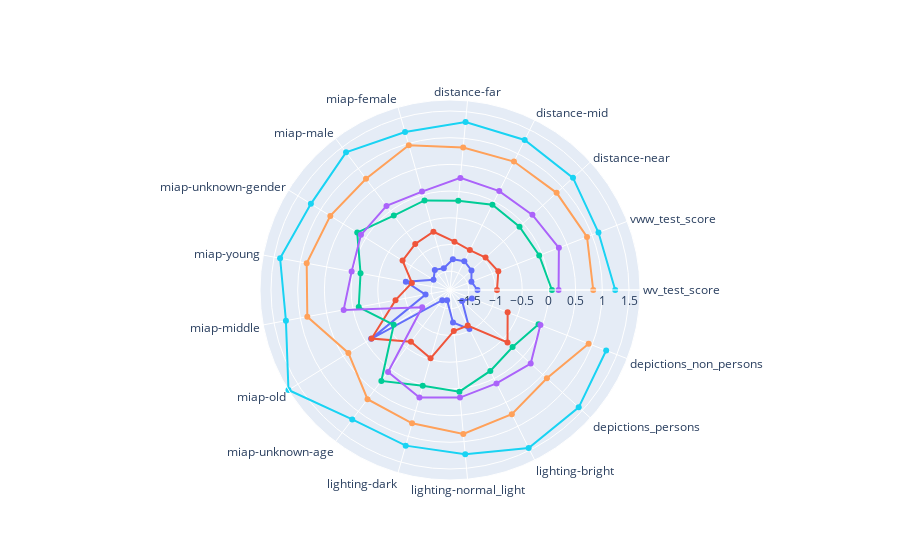

Here is the notebook cell this chart was saved with:
### Code cell
import plotly.graph_objects as go


fig = go.Figure()

for i, row in model_size.iterrows():
    fig.add_trace(go.Scatterpolar(
        r=row[categories],
        theta=categories,
        # fill='toself',
        name=row['model']
    ))

fig.update_layout(
  polar=dict(
    radialaxis=dict(
      visible=True,
      range=[model_size[categories].min(numeric_only=True).min()-0.2, model_size[categories].max(numeric_only=True).max()]
    )),
  showlegend=False
)


fig.show()

### Figure 1 — Plotly figure (JSON) as saved in the notebook; plotly's stock layout.template omitted (floating-point values rounded to 4 significant figures)
{"data": [{"name": "0.1", "r": [-1.337, -1.422, -1.308, -1.25, -1.274, -1.428, -1.38, -1.489, -1.011, -1.386, -0.1144, -1.612, -1.652, -1.24, -1.034, -1.545, -1.412], "theta": ["wv_test_score", "vww_test_score", "distance-near", "distance-mid", "distance-far", "miap-female", "miap-male", "miap-unknown-gender", "miap-young", "miap-middle", "miap-old", "miap-unknown-age", "lighting-dark", "lighting-normal_light", "lighting-bright", "depictions_persons", "depictions_non_persons"], "type": "scatterpolar"}, {"name": "0.25", "r": [-0.9719, -0.8817, -0.9516, -1.018, -0.9438, -0.7181, -0.772, -0.8071, -1.126, -0.8141, -0.1255, -0.638, -0.5226, -1.081, -1.107, -0.3945, -0.6946], "theta": ["wv_test_score", "vww_test_score", "distance-near", "distance-mid", "distance-far", "miap-female", "miap-male", "miap-unknown-gender", "miap-young", "miap-middle", "miap-old", "miap-unknown-age", "lighting-dark", "lighting-normal_light", "lighting-bright", "depictions_persons", "depictions_non_persons"], "type": "scatterpolar"}, {"name": "0.35", "r": [0.05658, -0.06012, -0.09063, -0.06982, -0.1725, -0.1077, -0.1051, 0.1912, -0.1476, -0.1133, -0.6123, 0.2811, 0.01417, 0.05998, -0.1587, -0.266, -0.0738], "theta": ["wv_test_score", "vww_test_score", "distance-near", "distance-mid", "distance-far", "miap-female", "miap-male", "miap-unknown-gender", "miap-young", "miap-middle", "miap-old", "miap-unknown-age", "lighting-dark", "lighting-normal_light", "lighting-bright", "depictions_persons", "depictions_non_persons"], "type": "scatterpolar"}, {"name": "0.5", "r": [0.1811, 0.3346, 0.2363, 0.217, 0.2561, 0.0642, 0.1215, 0.1089, 0.02174, 0.1739, -1.24, 0.07241, 0.2393, 0.1708, 0.1016, 0.1926, -0.03572], "theta": ["wv_test_score", "vww_test_score", "distance-near", "distance-mid", "distance-far", "miap-female", "miap-male", "miap-unknown-gender", "miap-young", "miap-middle", "miap-old", "miap-unknown-age", "lighting-dark", "lighting-normal_light", "lighting-bright", "depictions_persons", "depictions_non_persons"], "type": "scatterpolar"}, {"name": "1.0", "r": [0.8299, 0.8993, 0.8491, 0.8351, 0.8267, 0.9663, 0.7575, 0.7843, 0.8781, 0.8661, 0.3862, 0.7108, 0.7429, 0.8544, 0.7454, 0.6033, 0.9318], "theta": ["wv_test_score", "vww_test_score", "distance-near", "distance-mid", "distance-far", "miap-female", "miap-male", "miap-unknown-gender", "miap-young", "miap-middle", "miap-old", "miap-unknown-age", "lighting-dark", "lighting-normal_light", "lighting-bright", "depictions_persons", "depictions_non_persons"], "type": "scatterpolar"}, {"name": "1.5", "r": [1.242, 1.13, 1.265, 1.285, 1.307, 1.223, 1.378, 1.212, 1.385, 1.274, 1.706, 1.186, 1.178, 1.237, 1.453, 1.409, 1.284], "theta": ["wv_test_score", "vww_test_score", "distance-near", "distance-mid", "distance-far", "miap-female", "miap-male", "miap-unknown-gender", "miap-young", "miap-middle", "miap-old", "miap-unknown-age", "lighting-dark", "lighting-normal_light", "lighting-bright", "depictions_persons", "depictions_non_persons"], "type": "scatterpolar"}], "layout": {"polar": {"radialaxis": {"range": [-1.852, 1.706], "visible": true}}, "showlegend": false}}
